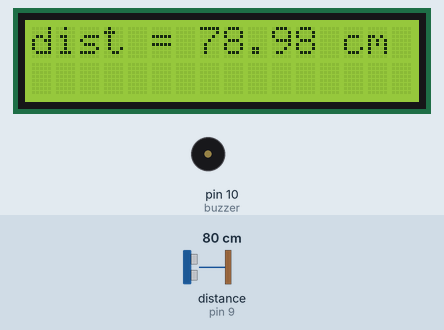
The sketch below on a simulated Arduino Uno, built with avr-gcc and run on an emulated ATmega328P. Parts: 16×2 character LCD, buzzer (waves = sounding, pin HIGH). Wiring (inferred from the names in the program): ultrasonic range finder: trigger pin 8; echo pin 9. Inputs (shaded band) come from the test bench; at power-on: distance to the obstacle (sensor on pin 9) 80 cm. The echo pulse lasts 58.3 µs per cm; pins used as bus, display or sensor lines are not drawn.

Above: at 1.2 s.
1.3 s: distance to the obstacle (sensor on pin 9) set to 33 cm
At 2.8 s:
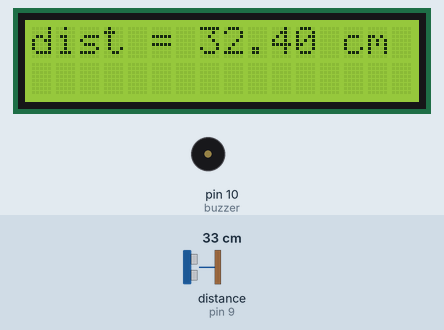
3.5 s: distance to the obstacle (sensor on pin 9) set to 28 cm
At 5.8 s:
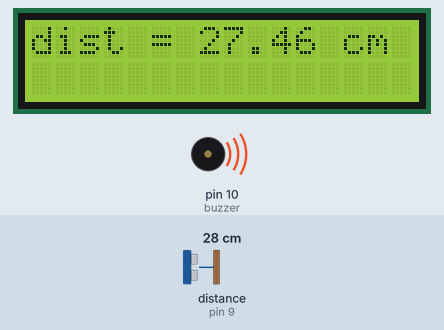
7.6 s: distance to the obstacle (sensor on pin 9) set to 2 cm
At 8.7 s:
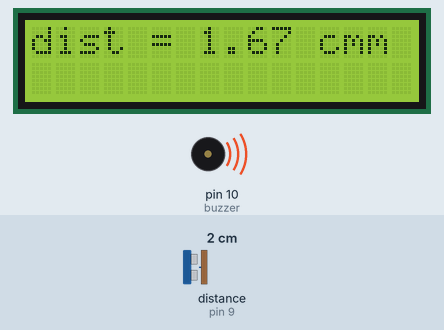
Timing chart, 0 to 10.6 s (numbered marks = the images above; inputs shaded):
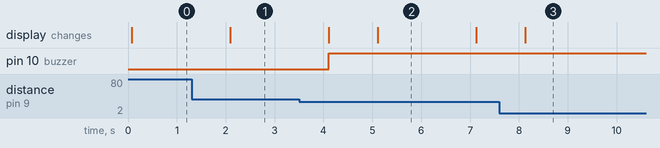

The sketch:

ultrasonicSensorWithDisplay.ino
```cpp
#include <LiquidCrystal.h>

// LiquidCrystal lcd(rs, e, d4, d5, d6, d7)
LiquidCrystal lcd(2, 3, 4, 5, 6, 7);


int trigPin = 8;
int echoPin = 9;
int buzzer = 10;
float distance;
float duration;


void setup() {
  pinMode(trigPin, OUTPUT);
  pinMode(echoPin, INPUT);
  pinMode(buzzer, OUTPUT);
  Serial.begin(9600);
  lcd.begin(16, 2);
  lcd.clear();
}

void loop() {


  digitalWrite(trigPin, LOW);
  delay(2);
  digitalWrite(trigPin, HIGH);
  delayMicroseconds(10);
  digitalWrite(trigPin, LOW);


  duration = pulseIn(echoPin, HIGH);
  distance = (duration / 2) * 0.034;


  lcd.setCursor(0, 0);
  lcd.print("dist = " + String(distance) + " cm");


  if (distance <= 30) {
    digitalWrite(buzzer, HIGH);
  } else {
    digitalWrite(buzzer, LOW);
  }


  delay(1000);
}
```

Measured:
- the behaviour switches between 31 and 30 cm on distance to the obstacle (sensor on pin 9) (found by bisection; images 1 and 2)
- after the input at 1.3 s, the display: changes after 0.79 s (image 1)
- after the input at 3.5 s, pin 10 (buzzer): LOW → HIGH after 0.60 s; the display: first changes after 0.60 s (image 2 shows a later state)
- after the input at 7.6 s, the display: changes after 0.53 s (image 3)
- what the display in image 2 shows lasts 2.0 s, from 5.1 s to 7.1 s
